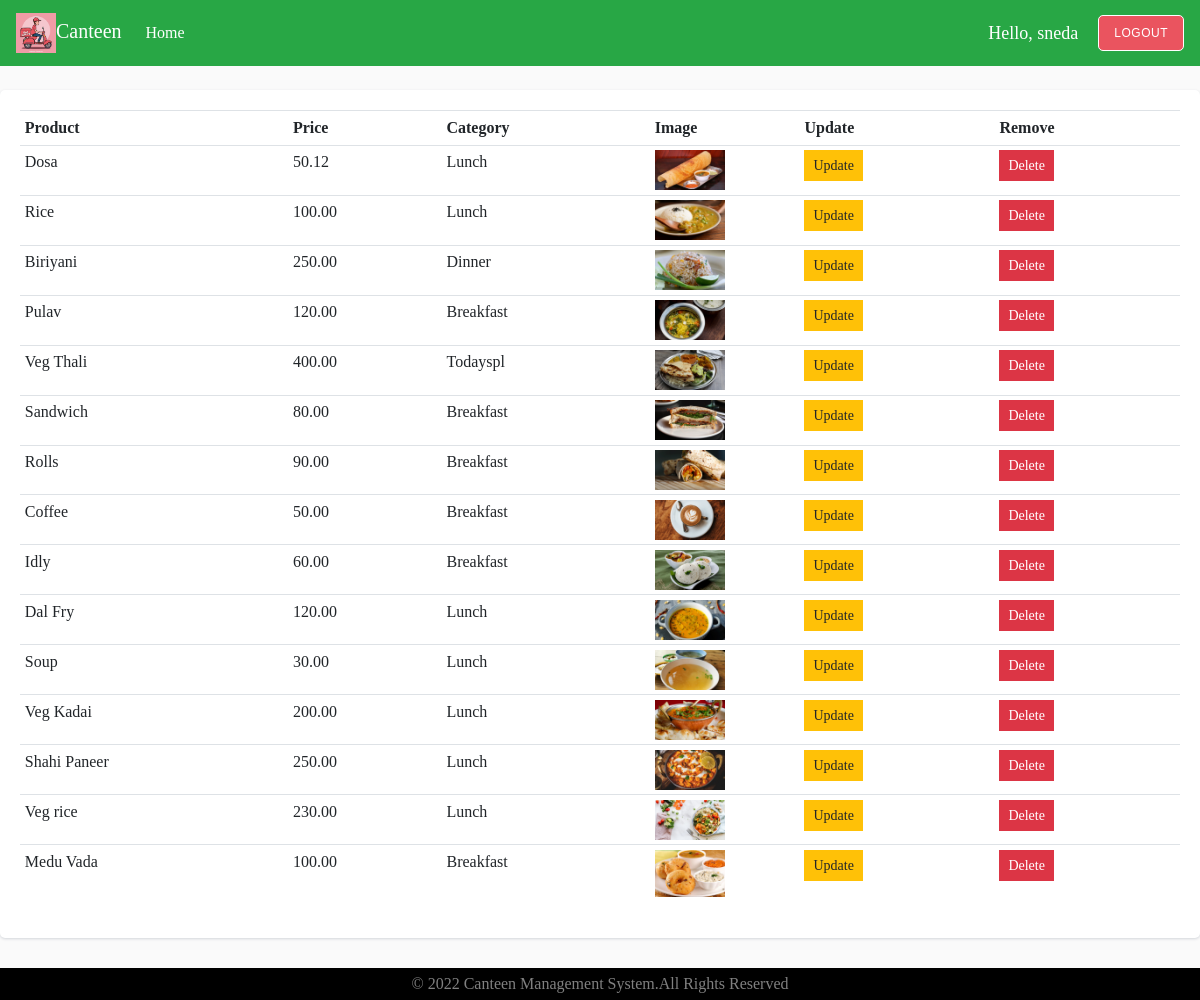
The app's page /view_product/ (signed in) with its own data.
### food/models.py (models this page shows, shortened)
class Product(models.Model):
    CATEGORY = (
        ('Breakfast', 'Breakfast'),
        ('Lunch', 'Lunch'),
        ('Dinner', 'Dinner'),
        ('Todayspl', 'Todays special'),
    )
    name = models.CharField(max_length=200, null=True)
    price = models.DecimalField(max_digits=7, decimal_places=2)
    category = models.CharField(max_length=200, null=True, choices=CATEGORY)
    image = models.ImageField(null=True, blank=True)
    @property
    def ImageURL(self):
        try:
            url = self.image.url
        except:
            url = ''
        return url

### food/decorators.py (the view)
    def wrapper_func(request, *args, **kwargs):
        if not request.user.is_staff:
            return redirect('menu')
        else:
            return view_func(request, *args, **kwargs)

### food/views.py (called while the page is built)
@admin_only
def viewProduct(request):
    products = Product.objects.all()
    context = {'products':products}
    return render(request,'food/view_product.html',context)

### food/templates/food/view_product.html (shortened to what this page needs)
{% extends 'food/main.html' %}
{% load static %}
{% block view_product %}
<body>
<br>
<div class="row">
    <div class="col-md">
        <div class="card card-body">
            <table class="table table-sm">
                <tr>
                    <th>Product</th>
                    <th>Price</th>
                    <th>Category</th>
                    <th>Image</th>
                    <th>Update</th>
                    <th>Remove</th>
                </tr>
                {% for product in products  %}
                <tr>
                    <td>{{product.name}}</td>
                    <td>{{product.price}}</td>
                    <td>{{product.category}}</td>
                    <td style="max-width:20px; max-height:20px;"><img style="max-width:50%" src="{{product.ImageURL}}"></td>
                    <td><a class="btn btn-sm btn-warning" href="{% url 'update_product' product.id %}">Update</a></td>
                    <td><a class="btn btn-sm btn-danger" href="{% url 'delete_product' product.id %}">Delete</a></td>
                </tr>
                {% endfor %}
            </table>
        </div>
    </div>
</div>
</body>
{% endblock %}

### food/templates/food/main.html (shortened to what this page needs)
<!DOCTYPE html>
{% load static %}
<html lang="en">
  <head>
    <link
      rel="stylesheet"
      href="https://stackpath.bootstrapcdn.com/bootstrap/4.5.2/css/bootstrap.min.css"
    />
    <link href="https://maxcdn.bootstrapcdn.com/font-awesome/4.3.0/css/font-awesome.min.css" rel="stylesheet">
    <link rel="stylesheet" type="text/css" href="{% static 'css/main.css' %}" />
  </head>
  <body>
    <nav class="navbar navbar-expand-lg navbar-dark bg-success">
      {% if not user.is_staff %}
      <a class="navbar-brand" href="{% url 'menu' %}">
        <img src="{% static 'images/logo.jpg' %}" class="img-responsive"/>Canteen</a>
        {% else %}
        <a class="navbar-brand" href="{% url 'dashboard' %}">
          <img src="{% static 'images/logo.jpg' %}" class="img-responsive" />Canteen</a>
        {% endif %}
      <div  class="collapse navbar-collapse" id="navbarSupportedContent">
        <ul  class="navbar-nav mr-auto">
          <li class="nav-item active">
            {% if not user.is_staff %}
            <a class="nav-link" href="{% url 'menu' %}">Home <span class="sr-only">(current)</span></a>
            {% else %}
            <a class="nav-link" href="{% url 'dashboard' %}">Home <span class="sr-only">(current)</span></a>
            {%endif%}
          </li>
        </ul>
        <div class="form-inline my-2 my-lg-0">
          {% if user.is_authenticated %}
          <span class ='msg'>Hello, {{request.user}}</span>
          <a href="{% url 'logout' %}" class="butn my-2 my-sm-0">Logout</a>
          {% else %}
          <a href="{% url 'register' %}" class="butn mr-sm-2">Register</a>
          <a href="{% url 'login' %}" class="butn my-2 my-sm-0">Login</a>
          {% endif %}
        </div>
      </div>
    </nav>
    {% if  user.is_staff %}
        {% block view_product %}
        {% endblock %}
      {% else %}
          {% block content %}
          {% endblock %}
    {% endif %}
    <footer class="footer">
      <p id="foo">&#169; 2022 Canteen Management System.All Rights Reserved</p>
    </footer>
  </body>
</html>

### static/css/main.css (style rules this page uses)
* { font-family: "Raleway", "Book Antiqua", Palatino, serif; }
body { background-color: hsl(0, 0%, 98%); display: flex; flex-direction: column; height: 100vh; overflow: scroll; }
.btn { border-radius: 0; }
.img-responsive { height: auto; width: auto; max-height: 40px; max-width: 250px; }
.butn { background-color: #ea545f; border: 1px solid white; border-radius: 5px; color: white; display: inline-block; font: 12px Arial, Helvetica, sans-serif; padding: 10px 15px; text-decoration: none; text-transform: uppercase; letter-spacing: 0.5px; }
.butn, .butn:hover, .butn:focus, .butn:active { color: white; }
.card { border-radius: 5px; -webkit-box-shadow: 0 1px 2.94px 0.06px rgba(4,26,55,0.16); box-shadow: 0 1px 2.94px 0.06px rgba(4,26,55,0.16); border: none; margin-bottom: 30px; -webkit-transition: all 0.3s ease-in-out; transition: all 0.3s ease-in-out; }
.footer { width: 100vw; height: 2rem; background: black; margin-top: auto; }
#foo { color: gray; font-size: 1rem; text-align: center; text-transform: capitalize; line-height: 2rem; margin: 0; padding: 0; }

### food/templates/food/main.html (style rules this page uses)
.msg { font-size: 18px; color: #fff; margin-right: 20px; font-family: Raleway; }

### records on screen
Product: name "Dosa", price "50.12", category "Lunch", ImageURL (picture)
Product: name "Rice", price "100.00", category "Lunch", ImageURL (picture)
Product: name "Biriyani", price "250.00", category "Dinner", ImageURL (picture)
Product: name "Pulav", price "120.00", category "Breakfast", ImageURL (picture)
Product: name "Veg Thali", price "400.00", category "Todayspl", ImageURL (picture)
Product: name "Sandwich", price "80.00", category "Breakfast", ImageURL (picture)
Product: name "Rolls", price "90.00", category "Breakfast", ImageURL (picture)
Product: name "Coffee", price "50.00", category "Breakfast", ImageURL (picture)
Product: name "Idly", price "60.00", category "Breakfast", ImageURL (picture)
Product: name "Dal Fry", price "120.00", category "Lunch", ImageURL (picture)
Product: name "Soup", price "30.00", category "Lunch", ImageURL (picture)
Product: name "Veg Kadai", price "200.00", category "Lunch", ImageURL (picture)
Product: name "Shahi Paneer", price "250.00", category "Lunch", ImageURL (picture)
Product: name "Veg rice", price "230.00", category "Lunch", ImageURL (picture)
Product: name "Medu Vada", price "100.00", category "Breakfast", ImageURL (picture)

### other values on screen
{{ request.user }} "sneda"
